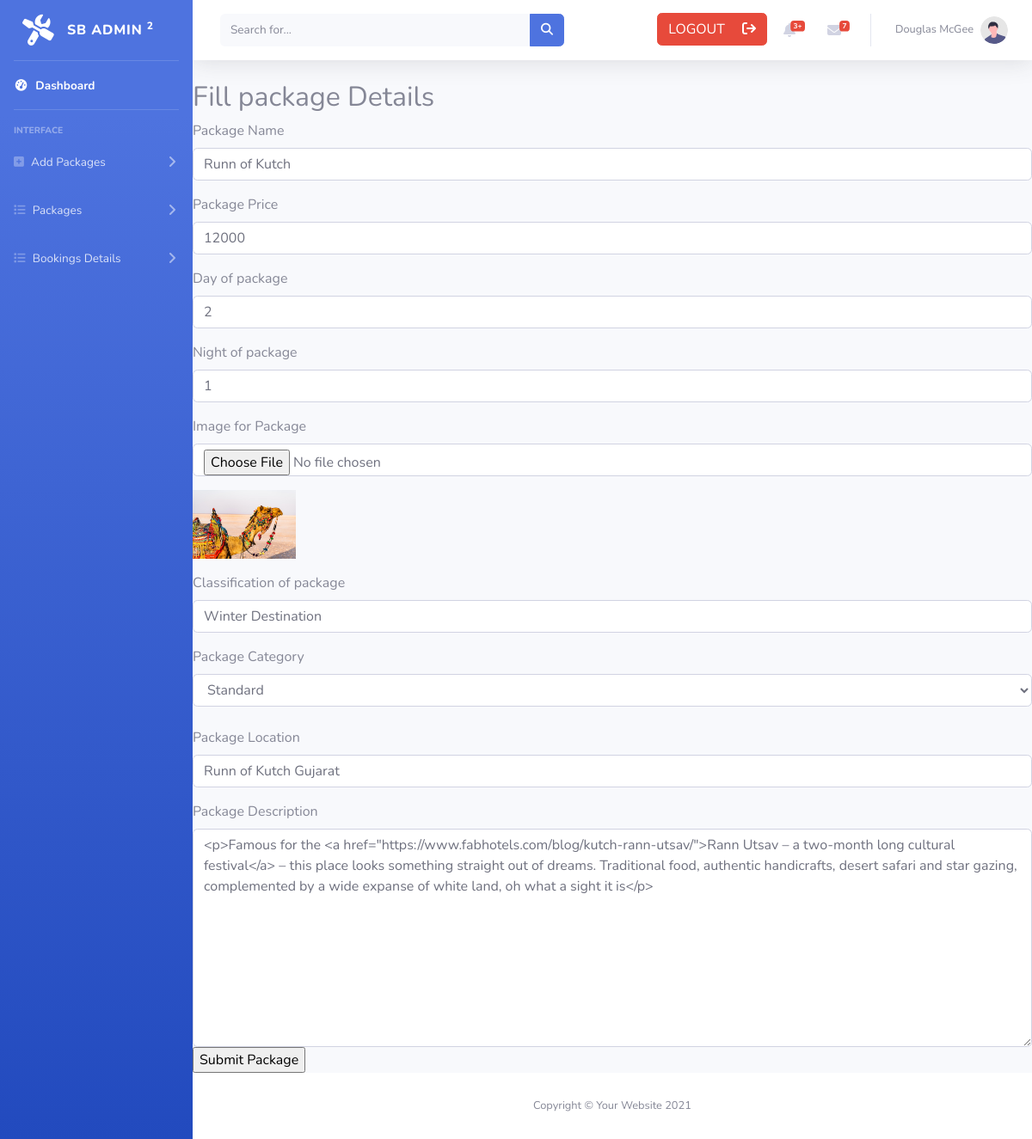
The page /admin/editlist.php?id=25 (signed in) on the database as committed earlier.
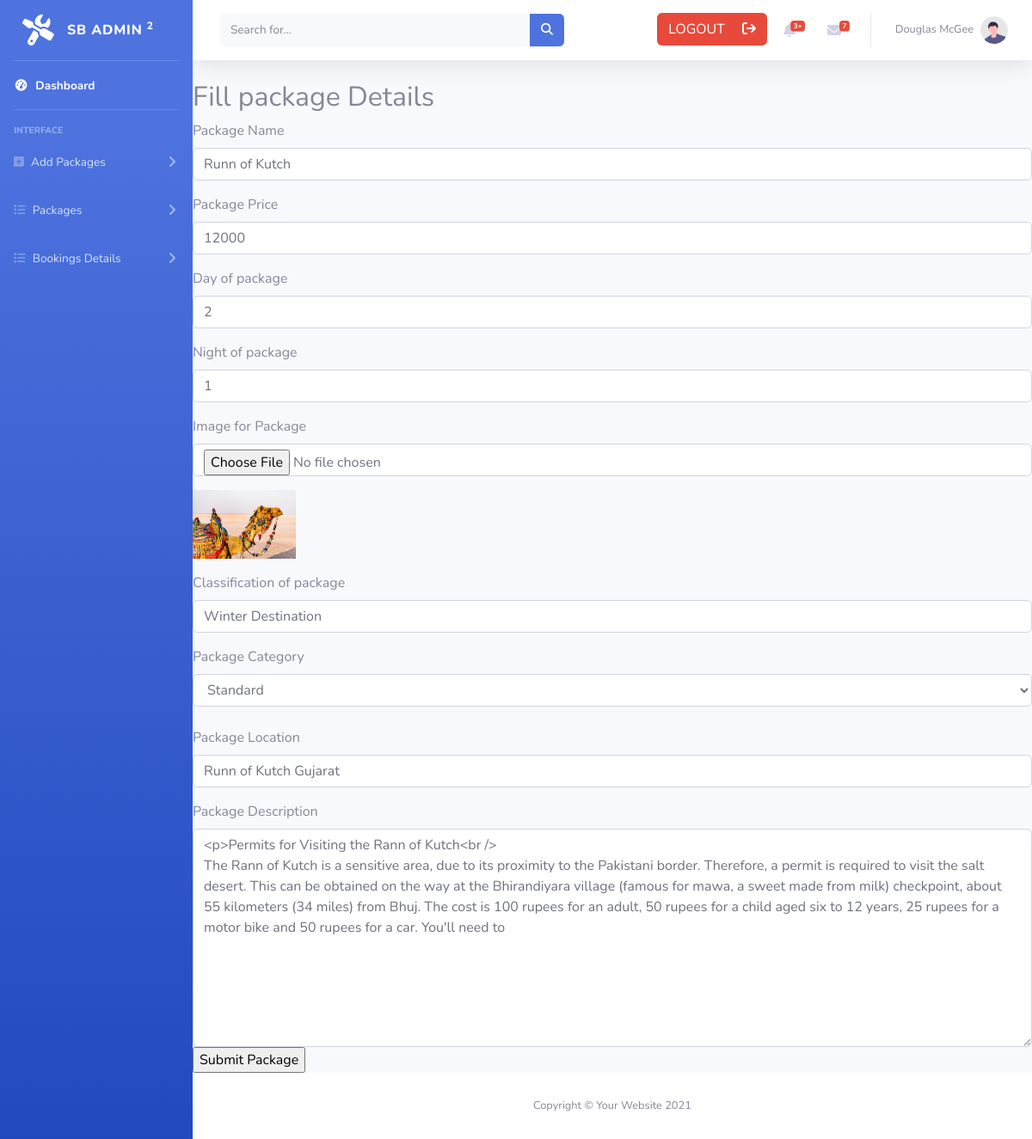
The same page on the database as committed later.
### tables this page shows
CREATE TABLE `package_info` (
  `id` int(10) NOT NULL,
  `package_name` varchar(100) NOT NULL,
  `package_price` varchar(100) NOT NULL,
  `day` varchar(10) NOT NULL,
  `night` varchar(100) NOT NULL,
  `package_image` varchar(100) NOT NULL,
  `classification` varchar(100) NOT NULL,
  `category` varchar(100) NOT NULL,
  `location` varchar(100) NOT NULL,
  `package_desc` varchar(500) NOT NULL
);

### admin/editlist.php (the view, shortened to what this page needs)
<!DOCTYPE html>
<html lang="en">
<head>
    <link href="assets/vendor/fontawesome-free/css/all.min.css" rel="stylesheet" type="text/css">
    <link href="assets/css/sb-admin-2.min.css" rel="stylesheet">
</head>
<body id="page-top">
    <div id="wrapper">
        <?php include("include/sidebar.php");?>
        <div id="content-wrapper" class="d-flex flex-column">
            <div id="content">
                <?php include("include/topbar.php"); ?>
                <?php
                $connect=mysqli_connect("localhost","root","","tour_and_travels");
                $editid=$_GET['id'];
                $select="SELECT * FROM package_info WHERE id='$editid'";
                $res=$connect->query($select);
                while($line = $res->fetch_assoc()){
                ?>
                <form action="updatepackage.php" method="post" enctype="multipart/form-data">
                    <h2>Fill package Details</h2>
                    <label for="Package Name">Package Name</label>
                    <p><input type="text" name="pname" placeholder="Enter package name" required class="form-control" value="<?php echo $line['package_name'] ?>"></p>
                    <label for="Package Price">Package Price</label>
                    <p><input type="text" name="price" placeholder="Enter package price" required class="form-control" value="<?php echo $line['package_price'] ?>"></p>
                    <label for="Day">Day of package</label>
                    <p><input type="number" name="day" placeholder="Enter day of package" required class="form-control" value="<?php echo $line['day'] ?>"></p>
                    <label for="Night">Night of package</label>
                    <p><input type="number" name="night" placeholder="Enter night of package" required class="form-control" value="<?php echo $line['night'] ?>"></p>
                    <label for="">Image for Package</label>
                    <p><input type="file" name="pimg" class="form-control"></p>
                    <p><img src="package images/<?php echo $line['package_image'];?>" style="width: 120px" alt=""></p>
                    <label for="classification">Classification of package</label>
                    <p><input type="text" name="clf" placeholder="Enter classification of package" required class="form-control" value="<?php echo $line['classification'] ?>"></p>
                    <label for="category">Package Category</label>
                    <br>
                    <select name="category" class="form-control">
                        <option value="standard" <?php if($line['category']=='standard'){echo "selected";} ?>>Standard</option>
                    </select>
                    <br>
                    <label for="location">Package Location</label>
                    <p><input type="text" name="location" placeholder="Enter location" required class="form-control" value="<?php echo $line['location'] ?>"></p>
                    <label for="desc">Package Description</label>
                    <textarea name="desc" id="desc" cols="30" rows="10" class="form-control"><?php echo $line['package_desc']; ?></textarea>
                    <input type="submit" value="Submit Package">
                </form>
                <?php
                }
                ?>
            </div>
            <?php include("include/footer.php") ?>
</body>
</html>

Rows that differ between the two databases and show on the page:
changed package_info "Runn of Kutch": desc "<p>Famous for the <a href=\"https://www.fabhotels.com/blog/kutch-rann-utsav/\">Rann Utsav – a two-month long cultural festival</a> – this place looks something straight out of dreams. Traditional food, authentic handicrafts, desert safari and star gazing, complemented by a wide expanse of white land, oh what a sight it is</p>" → "<p>Permits for Visiting the Rann of Kutch<br /> The Rann of Kutch is a sensitive area, due to its proximity to the Pakistani border. Therefore, a permit is required to visit the salt desert. This can be obtained on the way at the Bhirandiyara village (famous for mawa, a sweet made from milk) checkpoint, about 55 kilometers (34 miles) from Bhuj. The cost is 100 rupees for an adult, 50 rupees for a child aged six to 12 years, 25 rupees for a motor bike and 50 rupees for a car. You'll need to"
